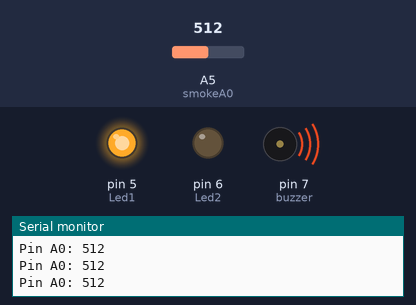
A sketch run on a simulated Arduino Uno, built with avr-gcc and run on an emulated ATmega328P. Shown: output pins drawn as LEDs (lit = HIGH), buzzer (waves = sounding), the last lines printed to the serial monitor. Inputs (shaded band) come from the test bench; at power-on: A5 (smokeA0) = 512.

Above: at 1.2 s.
1.3 s: A5 (smokeA0) set to 210
2.8 s: A5 (smokeA0) set to 187
At 3.6 s:
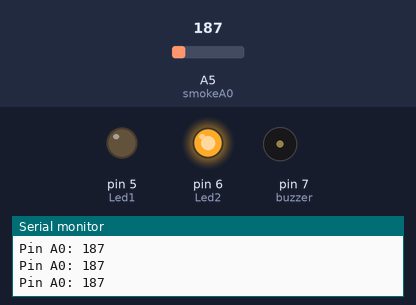
4.3 s: A5 (smokeA0) set to 306
At 4.9 s:
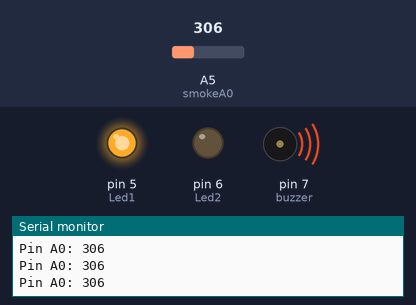
5.8 s: A5 (smokeA0) set to 190
At 6.3 s:
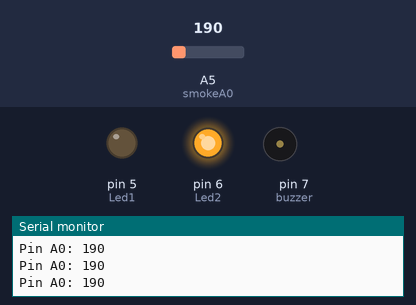
Timing chart, 0 to 8.3 s (numbered marks = the images above; inputs shaded):
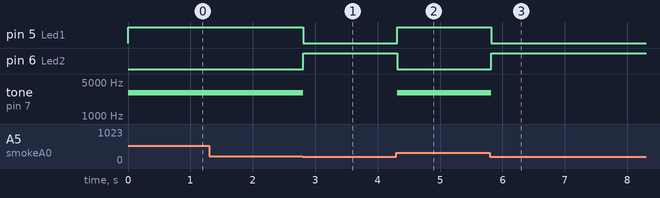

The sketch:

gas_detector.ino
```cpp
int Led1 = 5;
int Led2 = 6;
int buzzer = 7;
int smokeA0 = A5;
// Your threshold value
int sensorThres = 200;

void setup() {
  pinMode(Led1, OUTPUT);
  pinMode(Led2, OUTPUT);
  pinMode(buzzer, OUTPUT);
  pinMode(smokeA0, INPUT);
  Serial.begin(9600);
}

void loop() {
  int analogSensor = analogRead(smokeA0);

  Serial.print("Pin A0: ");
  Serial.println(analogSensor);
  // Checks if it has reached the threshold value
  if (analogSensor > sensorThres)
  {
    digitalWrite(Led1, HIGH);
    digitalWrite(Led2, LOW);
    tone(buzzer, 3000, 300);
  }
  else
  {
    digitalWrite(Led1, LOW);
    digitalWrite(Led2, HIGH);
    noTone(buzzer);
  }
  delay(100);
}
```

Measured:
- the behaviour switches between 201 and 200 on A5 (smokeA0) (found by bisection; images 0 and 1)
- after the input at 2.8 s, pin 5 (Led1): HIGH → LOW at once; pin 6 (Led2): LOW → HIGH at once; tone on pin 7 (buzzer): 3000 Hz → silent at once
- after the input at 4.3 s, pin 5 (Led1): LOW → HIGH at once; pin 6 (Led2): HIGH → LOW at once; tone on pin 7 (buzzer): silent → 3000 Hz at once
- after the input at 5.8 s, pin 5 (Led1): HIGH → LOW at once; pin 6 (Led2): LOW → HIGH at once; tone on pin 7 (buzzer): 3000 Hz → silent at once
